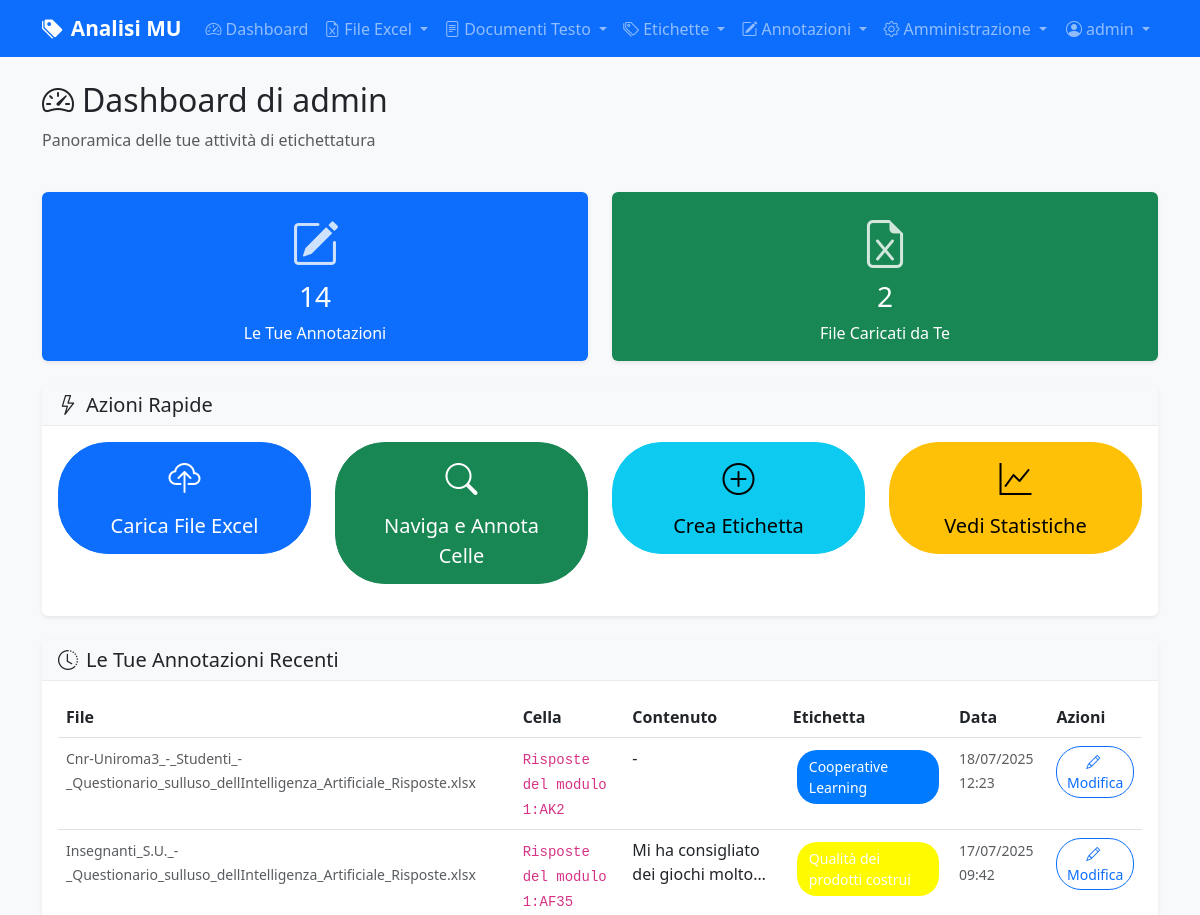
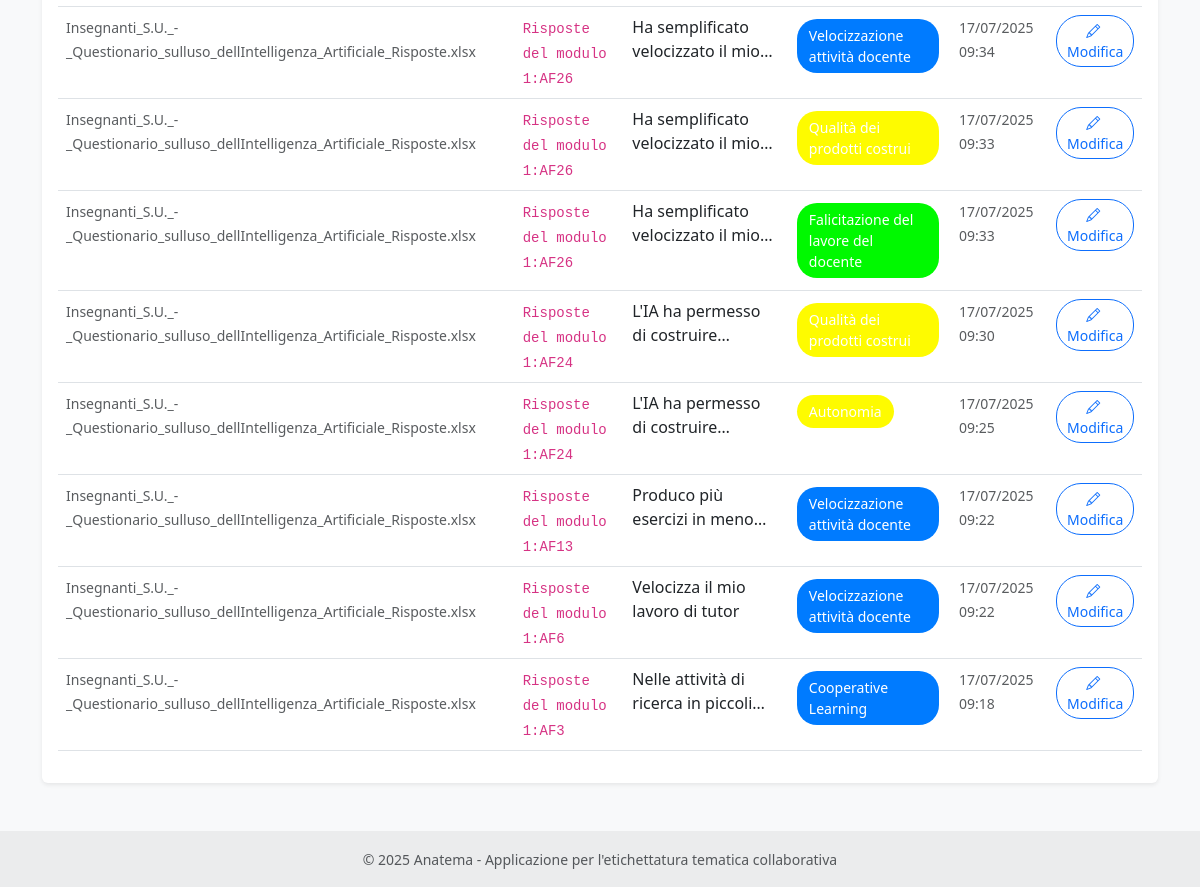
The page /dashboard (signed in) on the database its author committed (2 pictures, top to bottom).
### models.py (models this page shows, shortened)
class User(UserMixin, db.Model):
    id = db.Column(db.Integer, primary_key=True)
    username = db.Column(db.String(80), unique=True, nullable=False)
    email = db.Column(db.String(120), unique=True, nullable=False)
    password_hash = db.Column(db.String(255), nullable=False)
    role = db.Column(db.String(20), default='annotatore')  # 'amministratore' o 'annotatore'
    is_active = db.Column(db.Boolean, default=True)
    last_login = db.Column(db.DateTime)
    created_at = db.Column(db.DateTime, default=datetime.utcnow)
    updated_at = db.Column(db.DateTime, default=datetime.utcnow, onupdate=datetime.utcnow)
    annotations = db.relationship('CellAnnotation', foreign_keys='CellAnnotation.user_id', backref='user', lazy=True)
    def can_manage_users(self):
        return self.role == 'amministratore'

class CellAnnotation(db.Model):
    id = db.Column(db.Integer, primary_key=True)
    text_cell_id = db.Column(db.Integer, db.ForeignKey('text_cell.id'), nullable=False)
    label_id = db.Column(db.Integer, db.ForeignKey('label.id'), nullable=False)
    user_id = db.Column(db.Integer, db.ForeignKey('user.id'), nullable=False)
    created_at = db.Column(db.DateTime, default=datetime.utcnow)
    updated_at = db.Column(db.DateTime, default=datetime.utcnow, onupdate=datetime.utcnow)
    is_ai_generated = db.Column(db.Boolean, default=False)
    ai_confidence = db.Column(db.Float)  # Confidence score 0-1
    ai_model = db.Column(db.String(100))  # Modello AI utilizzato
    ai_provider = db.Column(db.String(20))  # Provider AI (ollama/openrouter)
    status = db.Column(db.String(20), default='active')  # active, pending_review, rejected
    reviewed_by = db.Column(db.Integer, db.ForeignKey('user.id'))  # Chi ha approvato/rifiutato
    reviewed_at = db.Column(db.DateTime)
    text_cell = db.relationship('TextCell', backref='annotations')
    reviewer = db.relationship('User', foreign_keys=[reviewed_by])

class ExcelFile(db.Model):
    id = db.Column(db.Integer, primary_key=True)
    filename = db.Column(db.String(255), nullable=False)
    original_filename = db.Column(db.String(255), nullable=False)
    file_path = db.Column(db.String(500), nullable=False)
    uploaded_by = db.Column(db.Integer, db.ForeignKey('user.id'), nullable=False)
    uploaded_at = db.Column(db.DateTime, default=datetime.utcnow)
    uploader = db.relationship('User', backref='uploaded_files')
    text_cells = db.relationship('TextCell', backref='excel_file', lazy=True, cascade='all, delete-orphan')

class TextCell(db.Model):
    id = db.Column(db.Integer, primary_key=True)
    excel_file_id = db.Column(db.Integer, db.ForeignKey('excel_file.id'), nullable=False)
    sheet_name = db.Column(db.String(100), nullable=False)
    row_index = db.Column(db.Integer, nullable=False)
    column_index = db.Column(db.Integer, nullable=False)
    column_name = db.Column(db.String(100))
    text_content = db.Column(db.Text, nullable=False)
    question_type = db.Column(db.String(20))  # 'aperta', 'chiusa_binaria', 'chiusa_multipla', 'likert', 'anagrafica', 'numerica'
    created_at = db.Column(db.DateTime, default=datetime.utcnow)
    @property
    def cell_reference(self):
        from openpyxl.utils import get_column_letter
        return f"{get_column_letter(self.column_index + 1)}{self.row_index + 1}"

class Label(db.Model):
    id = db.Column(db.Integer, primary_key=True)
    name = db.Column(db.String(100), nullable=False, unique=True)
    description = db.Column(db.Text)
    category_id = db.Column(db.Integer, db.ForeignKey('category.id'), nullable=True)
    category = db.Column(db.String(50))  # Manteniamo per compatibilità, sarà deprecato
    color = db.Column(db.String(7), default='#007bff')  # Colore HEX
    is_active = db.Column(db.Boolean, default=True)  # Soft delete
    created_at = db.Column(db.DateTime, default=datetime.utcnow)
    updated_at = db.Column(db.DateTime, default=datetime.utcnow, onupdate=datetime.utcnow)
    annotations = db.relationship('CellAnnotation', backref='label', lazy=True, cascade='all, delete-orphan')
    category_obj = db.relationship('Category', foreign_keys=[category_id], back_populates='labels')

### routes/main.py (the view)
@main_bp.route('/dashboard')
@login_required
def dashboard():
    user_stats = {
        'my_annotations': CellAnnotation.query.filter_by(user_id=current_user.id).count(),
        'my_files': ExcelFile.query.filter_by(uploaded_by=current_user.id).count(),
    }
    recent_annotations = db.session.query(CellAnnotation, TextCell, Label)\
        .join(TextCell)\
        .join(Label)\
        .filter(CellAnnotation.user_id == current_user.id)\
        .order_by(CellAnnotation.created_at.desc())\
        .limit(10)\
        .all()
    return render_template('main/dashboard.html',
                         user_stats=user_stats,
                         recent_annotations=recent_annotations)

### templates/main/dashboard.html (shortened to what this page needs)
{% extends "base.html" %}
{% block content %}
<div class="row mb-4">
    <div class="col-12">
        <h2>
            <i class="bi bi-speedometer2 me-2"></i>Dashboard di {{ current_user.username }}
        </h2>
        <p class="text-muted">Panoramica delle tue attività di etichettatura</p>
    </div>
</div>
<div class="row mb-4">
    <div class="col-md-6">
        <div class="card bg-primary text-white stat-card">
            <div class="card-body text-center">
                <i class="bi bi-pencil-square stat-icon mb-3"></i>
                <h3 class="card-title">{{ user_stats.my_annotations }}</h3>
                <p class="card-text">Le Tue Annotazioni</p>
            </div>
        </div>
    </div>
    <div class="col-md-6">
        <div class="card bg-success text-white stat-card">
            <div class="card-body text-center">
                <i class="bi bi-file-earmark-excel stat-icon mb-3"></i>
                <h3 class="card-title">{{ user_stats.my_files }}</h3>
                <p class="card-text">File Caricati da Te</p>
            </div>
        </div>
    </div>
</div>
<div class="row mb-4">
    <div class="col-12">
        <div class="card">
            <div class="card-header">
                <h5 class="mb-0">
                    <i class="bi bi-lightning me-2"></i>Azioni Rapide
                </h5>
            </div>
            <div class="card-body">
                <div class="row">
                    <div class="col-md-3">
                        <a href="{{ url_for('excel.upload') }}" class="btn btn-primary btn-lg w-100 mb-3">
                            <i class="bi bi-cloud-upload d-block mb-2" style="font-size: 2rem;"></i>
                            Carica File Excel
                        </a>
                    </div>
                    <div class="col-md-3">
                        <a href="{{ url_for('annotation.browse_annotations') }}" class="btn btn-success btn-lg w-100 mb-3">
                            <i class="bi bi-search d-block mb-2" style="font-size: 2rem;"></i>
                            Naviga e Annota Celle
                        </a>
                    </div>
                    <div class="col-md-3">
                        <a href="{{ url_for('labels.create_label') }}" class="btn btn-info btn-lg w-100 mb-3">
                            <i class="bi bi-plus-circle d-block mb-2" style="font-size: 2rem;"></i>
                            Crea Etichetta
                        </a>
                    </div>
                    <div class="col-md-3">
                        <a href="{{ url_for('statistics.overview') }}" class="btn btn-warning btn-lg w-100 mb-3">
                            <i class="bi bi-graph-up d-block mb-2" style="font-size: 2rem;"></i>
                            Vedi Statistiche
                        </a>
                    </div>
                </div>
            </div>
        </div>
    </div>
</div>
<div class="row">
    <div class="col-12">
        <div class="card">
            <div class="card-header">
                <h5 class="mb-0">
                    <i class="bi bi-clock-history me-2"></i>Le Tue Annotazioni Recenti
                </h5>
            </div>
            <div class="card-body">
                {% if recent_annotations %}
                <div class="table-responsive">
                    <table class="table table-hover">
                        <thead>
                            <tr>
                                <th>File</th>
                                <th>Cella</th>
                                <th>Contenuto</th>
                                <th>Etichetta</th>
                                <th>Data</th>
                                <th>Azioni</th>
                            </tr>
                        </thead>
                        <tbody>
                            {% for annotation, cell, label in recent_annotations %}
                            <tr>
                                <td>
                                    <small class="text-muted">{{ cell.excel_file.original_filename }}</small>
                                </td>
                                <td>
                                    <code>{{ cell.sheet_name }}:{{ cell.cell_reference }}</code>
                                </td>
                                <td>
                                    <div class="text-truncate-2" style="max-width: 200px;" title="{{ cell.text_content }}">
                                        {{ cell.text_content }}
                                    </div>
                                </td>
                                <td>
                                    <span class="label-display" style="background-color: {{ label.color }};">
                                        {{ label.name }}
                                    </span>
                                </td>
                                <td>
                                    <small class="text-muted">{{ annotation.created_at.strftime('%d/%m/%Y %H:%M') }}</small>
                                </td>
                                <td>
                                    <a href="{{ url_for('annotation.annotate_cell', cell_id=cell.id) }}"
                                       class="btn btn-sm btn-outline-primary">
                                        <i class="bi bi-pencil me-1"></i>Modifica
                                    </a>
                                </td>
                            </tr>
                            {% endfor %}
                        </tbody>
                    </table>
                </div>
                {% endif %}
            </div>
        </div>
    </div>
</div>
{% endblock %}

### templates/base.html (shortened to what this page needs)
<!DOCTYPE html>
<html lang="it">
<head>
    <link href="https://cdn.jsdelivr.net/npm/bootstrap@5.3.0/dist/css/bootstrap.min.css" rel="stylesheet">
    <link href="https://cdn.jsdelivr.net/npm/bootstrap-icons@1.10.0/font/bootstrap-icons.css" rel="stylesheet">
    <link href="{{ url_for('static', filename='css/style.css') }}" rel="stylesheet">
</head>
<body>
    <nav class="navbar navbar-expand-lg navbar-dark bg-primary">
        <div class="container">
            <a class="navbar-brand" href="{{ url_for('main.index') }}">
                <i class="bi bi-tags-fill me-2"></i>Analisi MU
            </a>
            <div class="collapse navbar-collapse" id="navbarNav">
                <ul class="navbar-nav me-auto">
                    {% if current_user.is_authenticated %}
                    <li class="nav-item">
                        <a class="nav-link" href="{{ url_for('main.dashboard') }}">
                            <i class="bi bi-speedometer2 me-1"></i>Dashboard
                        </a>
                    </li>
                    <li class="nav-item dropdown">
                        <a class="nav-link dropdown-toggle" href="#" id="excelDropdown" role="button" data-bs-toggle="dropdown">
                            <i class="bi bi-file-earmark-excel me-1"></i>File Excel
                        </a>
                    </li>
                    <li class="nav-item dropdown">
                        <a class="nav-link dropdown-toggle" href="#" id="textDocsDropdown" role="button" data-bs-toggle="dropdown">
                            <i class="bi bi-file-text me-1"></i>Documenti Testo
                        </a>
                    </li>
                    <li class="nav-item dropdown">
                        <a class="nav-link dropdown-toggle" href="#" id="labelsDropdown" role="button" data-bs-toggle="dropdown">
                            <i class="bi bi-tags me-1"></i>Etichette
                        </a>
                    </li>
                    <li class="nav-item dropdown">
                        <a class="nav-link dropdown-toggle" href="#" id="annotationDropdown" role="button" data-bs-toggle="dropdown">
                            <i class="bi bi-pencil-square me-1"></i>Annotazioni
                        </a>
                    </li>
                    {% if current_user.can_manage_users() %}
                    <li class="nav-item dropdown">
                        <a class="nav-link dropdown-toggle" href="#" id="adminDropdown" role="button" data-bs-toggle="dropdown">
                            <i class="bi bi-gear me-1"></i>Amministrazione
                        </a>
                    </li>
                    {% endif %}
                    {% endif %}
                </ul>
                <ul class="navbar-nav">
                    {% if current_user.is_authenticated %}
                    <li class="nav-item dropdown">
                        <a class="nav-link dropdown-toggle" href="#" id="userDropdown" role="button" data-bs-toggle="dropdown">
                            <i class="bi bi-person-circle me-1"></i>{{ current_user.username }}
                        </a>
                    </li>
                    {% endif %}
                </ul>
            </div>
        </div>
    </nav>
    <main class="container my-4">
        {% block content %}{% endblock %}
    </main>
    <footer class="bg-light text-center text-lg-start mt-5">
        <div class="text-center p-3" style="background-color: rgba(0, 0, 0, 0.05);">
            <small class="text-muted">
                © 2025 Anatema - Applicazione per l'etichettatura tematica collaborativa
            </small>
        </div>
    </footer>
</body>
</html>

### static/css/style.css (style rules this page uses)
:root { --primary-color: #007bff; --success-color: #28a745; --warning-color: #ffc107; --danger-color: #dc3545; --info-color: #17a2b8; --light-color: #f8f9fa; --dark-color: #343a40; }
body { font-family: 'Segoe UI', Tahoma, Geneva, Verdana, sans-serif; background-color: #f8f9fa; }
.navbar-brand { font-weight: 600; font-size: 1.3rem; }
.card { border: none; box-shadow: 0 0.125rem 0.25rem rgba(0, 0, 0, 0.075); transition: box-shadow 0.15s ease-in-out; }
.card-header { background-color: #f8f9fa; border-bottom: 1px solid #e9ecef; font-weight: 600; }
.label-display { display: inline-block; padding: 0.375rem 0.75rem; margin: 0.25rem; border-radius: 20px; font-size: 0.875rem; font-weight: 500; color: white; text-decoration: none; transition: all 0.2s ease; }
.btn { border-radius: 50px; font-weight: 500; transition: all 0.2s ease; }
.btn-sm { border-radius: 25px; }
.btn-lg { border-radius: 50px; padding: 0.75rem 2rem; }
.stat-card { transition: all 0.3s ease; }
.stat-icon { font-size: 3rem; opacity: 0.8; }
.text-truncate-2 { display: -webkit-box; -webkit-line-clamp: 2; -webkit-box-orient: vertical; overflow: hidden; }

### rows shown on the page
User: username "admin"
CellAnnotation: excel_file.original_filename "Cnr-Uniroma3_-_Studenti_-_Questionario_sulluso_dellIntelligenza_Artificiale_Risposte.xlsx", sheet_name "Risposte del modulo 1", cell_reference "AK2", text_content "-", name "Cooperative Learning", created_at "18/07/2025 12:23"
CellAnnotation: excel_file.original_filename "Insegnanti_S.U._-_Questionario_sulluso_dellIntelligenza_Artificiale_Risposte.xlsx", sheet_name "Risposte del modulo 1", cell_reference "AF35", text_content "Mi ha consigliato dei giochi…", name "Qualità dei prodotti costrui", created_at "17/07/2025 09:42"
CellAnnotation: excel_file.original_filename "Insegnanti_S.U._-_Questionario_sulluso_dellIntelligenza_Artificiale_Risposte.xlsx", sheet_name "Risposte del modulo 1", cell_reference "AF26", text_content "Ha semplificato velocizzato il…", name "Velocizzazione attività docente", created_at "17/07/2025 09:34"
CellAnnotation: excel_file.original_filename "Insegnanti_S.U._-_Questionario_sulluso_dellIntelligenza_Artificiale_Risposte.xlsx", sheet_name "Risposte del modulo 1", cell_reference "AF26", text_content "Ha semplificato velocizzato il…", name "Qualità dei prodotti costrui", created_at "17/07/2025 09:33"
CellAnnotation: excel_file.original_filename "Insegnanti_S.U._-_Questionario_sulluso_dellIntelligenza_Artificiale_Risposte.xlsx", sheet_name "Risposte del modulo 1", cell_reference "AF26", text_content "Ha semplificato velocizzato il…", name "Falicitazione del lavore del docente", created_at "17/07/2025 09:33"
CellAnnotation: excel_file.original_filename "Insegnanti_S.U._-_Questionario_sulluso_dellIntelligenza_Artificiale_Risposte.xlsx", sheet_name "Risposte del modulo 1", cell_reference "AF24", text_content "L'IA ha permesso di…", name "Qualità dei prodotti costrui", created_at "17/07/2025 09:30"
CellAnnotation: excel_file.original_filename "Insegnanti_S.U._-_Questionario_sulluso_dellIntelligenza_Artificiale_Risposte.xlsx", sheet_name "Risposte del modulo 1", cell_reference "AF24", text_content "L'IA ha permesso di…", name "Autonomia", created_at "17/07/2025 09:25"
CellAnnotation: excel_file.original_filename "Insegnanti_S.U._-_Questionario_sulluso_dellIntelligenza_Artificiale_Risposte.xlsx", sheet_name "Risposte del modulo 1", cell_reference "AF13", text_content "Produco più esercizi in…", name "Velocizzazione attività docente", created_at "17/07/2025 09:22"
CellAnnotation: excel_file.original_filename "Insegnanti_S.U._-_Questionario_sulluso_dellIntelligenza_Artificiale_Risposte.xlsx", sheet_name "Risposte del modulo 1", cell_reference "AF6", text_content "Velocizza il mio lavoro di tutor", name "Velocizzazione attività docente", created_at "17/07/2025 09:22"
CellAnnotation: excel_file.original_filename "Insegnanti_S.U._-_Questionario_sulluso_dellIntelligenza_Artificiale_Risposte.xlsx", sheet_name "Risposte del modulo 1", cell_reference "AF3", text_content "Nelle attività di ricerca in…", name "Cooperative Learning", created_at "17/07/2025 09:18"

### other values the page prints
{{ user_stats.my_annotations }} "14"
{{ user_stats.my_files }} "2"
